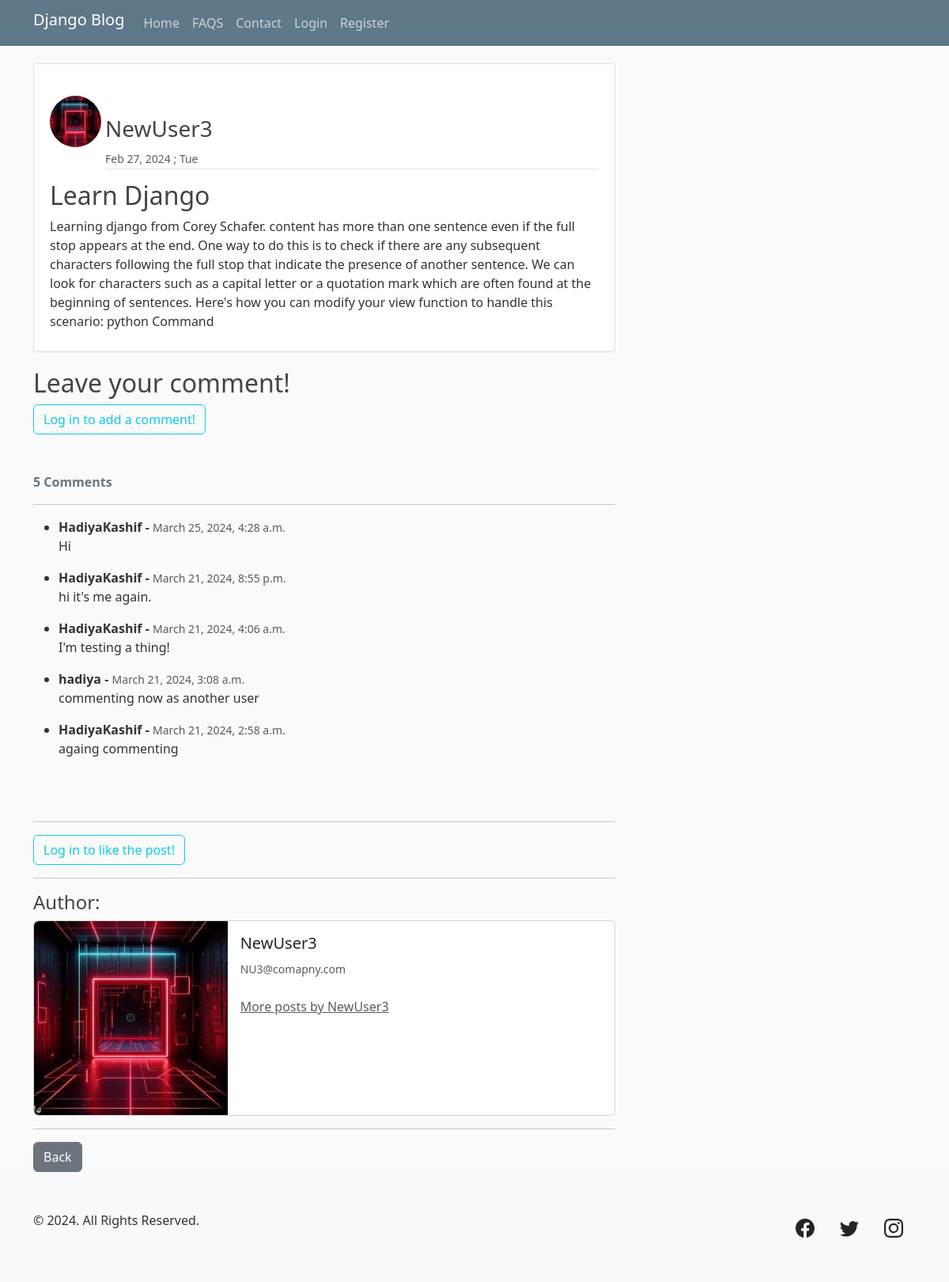
Screenshot of /post/11/ with the database file from the repository.
### blog/models.py (models this page shows, shortened)
class Post(models.Model):
    title = models.CharField(max_length=100)
    content = CKEditor5Field(blank = True, null = True, config_name='extends')
    date_posted = models.DateTimeField(default = timezone.now)
    author = models.ForeignKey(User, on_delete = models.CASCADE) #.CASCADE tells that if author is deleted then post is deleted too
    likes = models.ManyToManyField(User,related_name="blog_posts")

class Comment(models.Model):
    post = models.ForeignKey(Post, related_name = "comments",on_delete = models.CASCADE) #.CASCADE tells that if author is deleted then post is deleted too
    author = models.ForeignKey(User, on_delete = models.CASCADE) #.CASCADE tells that if author is deleted then post is deleted too
    message = models.TextField()
    date_posted = models.DateTimeField(default = timezone.localtime)

### users/models.py (models this page shows, shortened)
class Profile(models.Model):
    user = models.OneToOneField(User, on_delete = models.CASCADE)
    image = models.ImageField(default='default.jpg', upload_to='profile pics')
    about = models.TextField(blank=True, null=True)
    linkedIn_url = models.URLField(max_length=255, blank=True, null=True)
    instagram_url = models.URLField(max_length=255, blank=True, null=True)
    twitter_url = models.URLField(max_length=255, blank=True, null=True)
    facebook_url = models.URLField(max_length=255, blank=True, null=True)

### blog/views.py (the view, shortened to what this page needs)
# urls.py: path('post/<int:pk>/', PostDetailView.as_view(), name = "post-detail"),
class PostDetailView(DetailView):
    model = Post
    template_name = 'Post_detail.html'
    def get_context_data(self, **kwargs):
        data = super().get_context_data(**kwargs)
        comments_connected = Comment.objects.filter(post=self.get_object()).order_by('-date_posted')
        data['comments'] = comments_connected
        if self.request.user.is_authenticated:
            data['comment_form'] = NewCommentForm(instance=self.request.user)
        return data

### blog/templatetags/custom_filters.py (called while the page is built, shortened)
@register.filter
def adjust_image_sizes(html_content):
    soup = BeautifulSoup(html_content, 'html.parser')
    images = soup.find_all('img')
    return str(soup)

### templates/Post_detail.html (shortened to what this page needs)
{% extends "base.html" %}
{% block content %}
{% load custom_filters %}
    <article class="media content-section">
      <img class = "rounded-circle article-img" src="{{ object.author.profile.image.url }}" style = "transform: translateY(30px);">
        <div class="media-body">
          <div class="article-metadata" style = "transform: translateY(-10px); margin-left: 70px;">
            <h3>{{ object.author }}</h3>
            <small class="text-muted">{{ object.date_posted|date:"M d, Y ; D" }}</small>
          </div>
          <h2 class="article-title">{{ object.title }}</h2>
          <p class="article-content">{{ object.content|adjust_image_sizes|safe}}</p>
        </div>
      </article>
      <h2>Leave your comment!</h2>
      <div id="comments_section">
        {% if user.is_authenticated %}
          <form method="POST">
          {% csrf_token %}
          <div class="form-group">
            {{ comment_form.as_p }}
            <button class="btn btn-info" type="submit">Add comment</button>
          </div>
          </form>
        {% else %}
          <a class="btn btn-outline-info" href="{% url 'login' %}?next={{request.path}}">Log in to add a comment!</a><br>
        {% endif %}
        {% if comments %}
          <br></br>
          <strong class="text-secondary">{{ object.comments.count }} Comments</strong>
          <hr>
          <ul>
          {% for comment in comments %}
            <li>
            <div>
            <span>
            <strong>{{ comment.author }} - </strong>
            <small class="text-muted">{{ comment.date_posted }}</small>
            </span>
            <p>
              {{ comment.message }}
            </p>
            </div>
            </li>
          {% endfor %}
          </ul>
        {% else %}
          <strong class="text-secondary">No comments yet...</strong>
        {% endif %}
      </div>
      <br></br>
      <hr></hr>
      {% if user.is_authenticated %}
        {% if user.id != post.author.id %}
          <form action = "{%url 'like-post' post.pk %}" method="POST">
            {% csrf_token %}
            {% if user in post.likes.all %}
              <button type = "submit" name = "post_id" value = "{{ post.id }}" class = "btn btn-light"><i class = "fa fa-thumbs-down"></i></button>
              {% comment %} - {{post.likes.count}} likes {% endcomment %}
            {% else %}
              <button type = "submit" name = "post_id" value = "{{ post.id }}" class = "btn btn-light"><i class = "fa fa-thumbs-up"></i></button>
                {% comment %} Like {% endcomment %}
              {% comment %} - {{post.likes.count}} likes {% endcomment %}
            {% endif %}
          </form>
        {% endif %}
        Total Likes: {{post.likes.count}}
      {% else %}
        <a class="btn btn-outline-info" href="{% url 'login' %}?next={{request.path}}">Log in to like the post!</a><br>
      {% endif %}
      <hr></hr>
      <h4>Author: </h4>
      <div class="card mb-3">
        <div class="row g-0">
          <div class="col-md-4">
            <img src="{{ object.author.profile.image.url }}" class="img-fluid rounded-start">
          </div>
          <div class="col-md-8">
            <div class="card-body">
              <h5 class="card-title">{{ object.author }}</h5>
              <small class="text-muted">{{ object.author.email }}</small>
              <br></br>
              <a class="mr-2 text-muted" href="{% url 'user-posts' object.author.username %}"><p>More posts by {{object.author}}</p></a>
            </div>
          </div>
        </div>
      </div>
      <hr></hr>
      <a href = "{% url 'blog-home' %}" class = "btn btn-secondary">Back</a>
{% endblock content%}

### static/main.css (style rules this page uses)
body { background: #fafafa; color: #333333; margin-top: 5rem; }
h1, h2, h3, h4, h5, h6 { color: #444444; }
ul { margin: 0; }
.content-section { background: #ffffff; padding: 10px 20px; border: 1px solid #dddddd; border-radius: 3px; margin-bottom: 20px; }
.article-title { color: #444444; }
.article-content { white-space: pre-line; }
.article-img { height: 65px; width: 65px; margin-right: 16px; }
.article-metadata { padding-bottom: 1px; margin-bottom: 4px; border-bottom: 1px solid #e3e3e3 }

### rows the page displays
Post: author.profile.image (picture), author "NewUser3", date_posted "Feb 27, 2024 ; Tue", title "Learn Django", content|adjust_image_sizes "Learning django from Corey Schafer. content has more than one sentence even if the full stop appears at the end. One way to do this is to check if there are any subsequent characters following the full stop that indicate the presence of another sentence. We can look for characters such as a capital letter or a quotation mark which are often found at the beginning of sentences. Here's how you can modify your view function to handle this scenario: python Command", comments.count "5", author.email "NU3@comapny.com"
Comment: author "HadiyaKashif", date_posted "March 25, 2024, 4:28 a.m.", message "Hi"
Comment: author "HadiyaKashif", date_posted "March 21, 2024, 8:55 p.m.", message "hi it's me again."
Comment: author "HadiyaKashif", date_posted "March 21, 2024, 4:06 a.m.", message "I'm testing a thing!"
Comment: author "hadiya", date_posted "March 21, 2024, 3:08 a.m.", message "commenting now as another user"
Comment: author "HadiyaKashif", date_posted "March 21, 2024, 2:58 a.m.", message "againg commenting"
